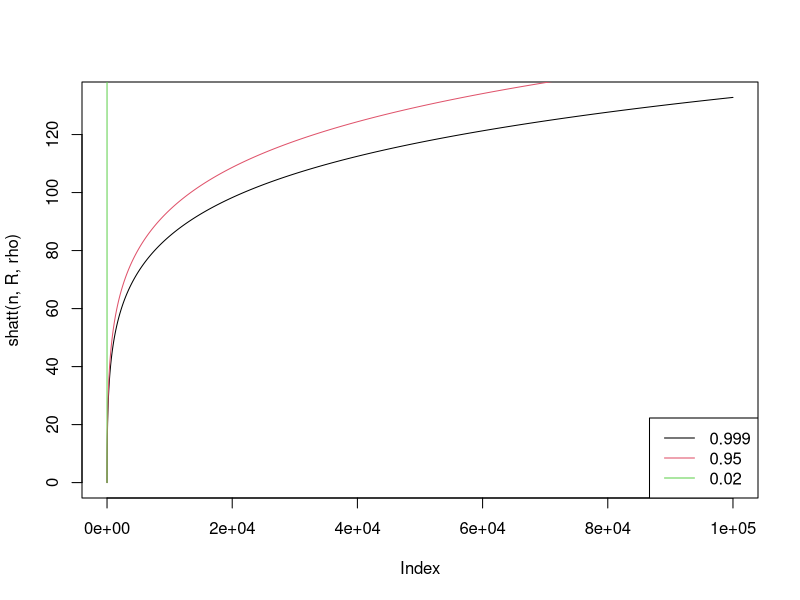

This chart was generated by the following R code:
shatt = function(n,R,rho) {
	shatt_values = ((R^2)/(rho^2))*(log(n)^2)
	return(shatt_values)
}


R = 1
n=1:100000


rho = 0.999
rho2 = 0.95
rho3 = 0.02

print(paste("m",rho))

plot(shatt(n,R,rho), t="l", col=1)
lines(shatt(n,R,rho2),  col=2)
lines(shatt(n,R,rho3), col=3)
legend(x="bottomright", legend=c(paste(rho),paste(rho2),paste(rho3)), lty=1,col = c(1,2,3))
